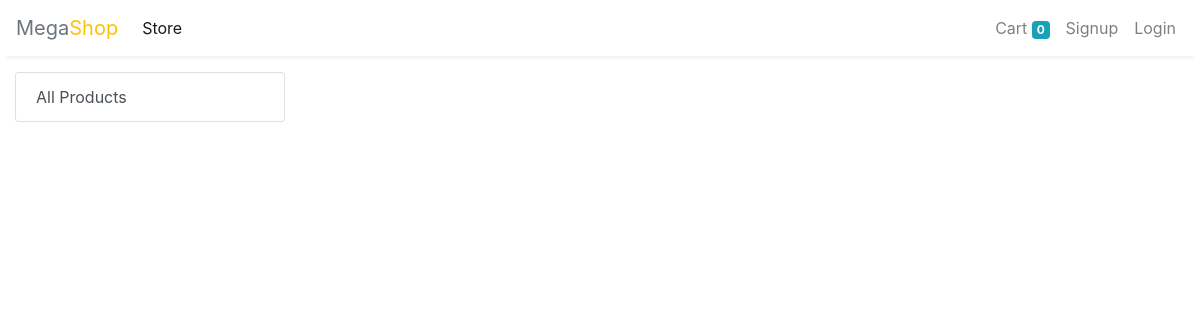
Page /store on the earlier database version.
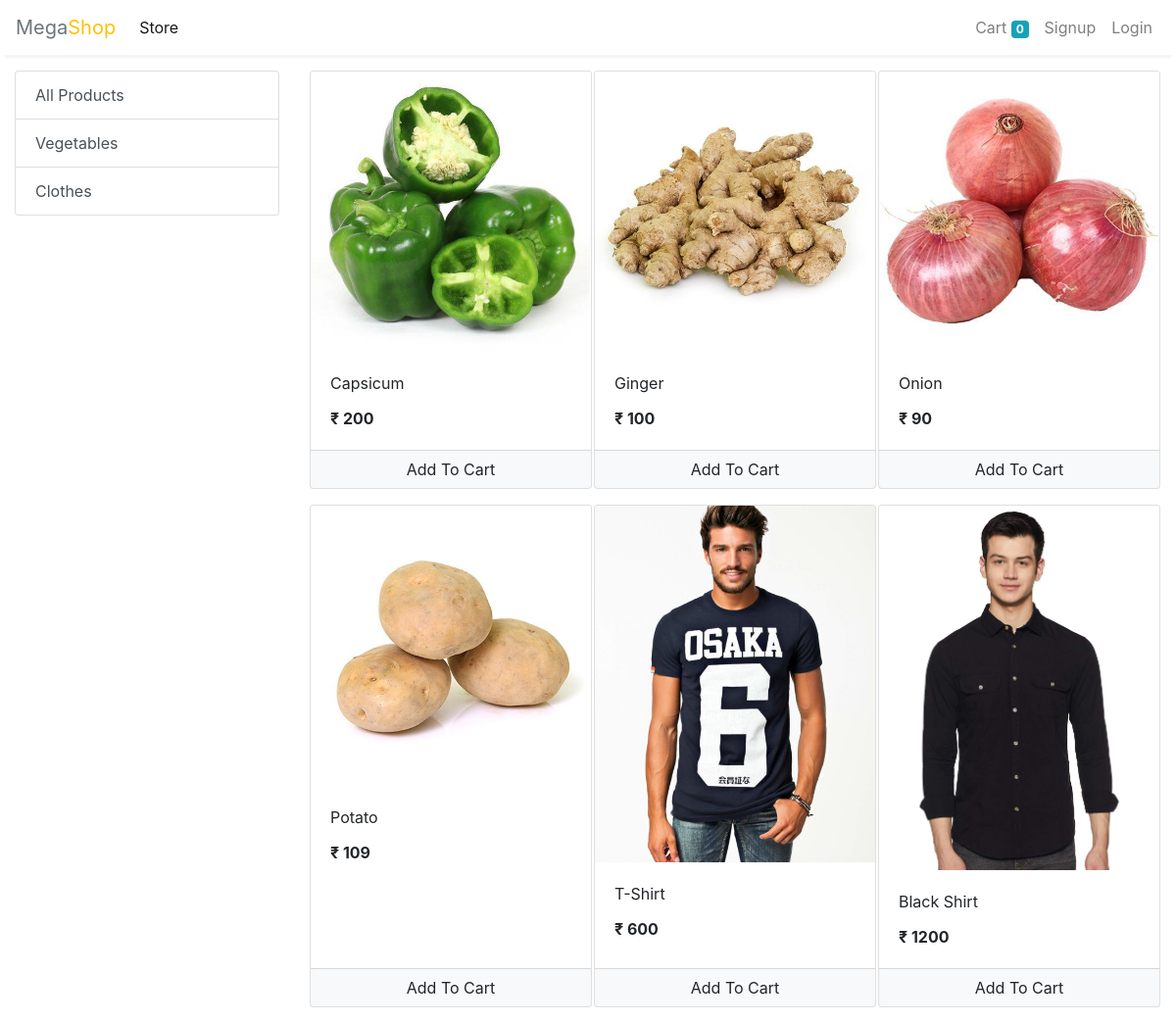
Same page on the later database version.
### App/models/category.py (models this page shows, shortened)
class Category(models.Model):
    name        = models.CharField(max_length=20)
    @staticmethod
    def get_all_categories():
        return Category.objects.all()

### App/models/product.py (models this page shows, shortened)
class Product(models.Model):
    name                = models.CharField(max_length=50)
    price               = models.IntegerField(default=0)
    category            = models.ForeignKey(Category, on_delete=models.CASCADE, default=1)
    description         = models.CharField(max_length=200, default='' , null=True , blank=True)
    image               = models.ImageField(upload_to='uploads/products/')
    @staticmethod
    def get_all_products():
        return Product.objects.all()

### App/views/home.py (the view)
# urls.py: path('store', store , name='store'),
def store(request):
    cart    = request.session.get('cart')
    if not cart:
        request.session['cart'] = {}
    products = None
    categories  = Category.get_all_categories()
    categoryID  = request.GET.get('category')
    if categoryID:
        products = Product.get_all_products_by_categoryid(categoryID)
    else:
        products = Product.get_all_products();
    data = {}
    data['products'] = products
    data['categories'] = categories
    return render(request, 'index.html', data)

### App/templatetags/cart.py (called while the page is built)
@register.filter(name='is_in_cart')
def is_in_cart(product  , cart):
    keys = cart.keys()
    for id in keys:
        if int(id) == product.id:
            return True
    return False;

### App/templatetags/custom_filter.py (called while the page is built)
@register.filter(name='currency')
def currency(number):
    return "₹ "+str(number)

### MegaShop/templates/index.html (shortened to what this page needs)
{% extends 'base.html' %}
{% block content %}
{% load cart %}
{% load custom_filter %}
<div class="container-fluid mt-3">
	<div class="row">
		<div class="col-lg-3 mx-auto">
			<div class="list-group">
				<a href="/" class="list-group-item list-group-item-action">All Products</a>
				{% for category in categories %}
				<a href="/?category={{category.id}}"
					class="list-group-item list-group-item-action">{{category.name}}</a>
				{% endfor %}
			</div>
		</div>
		<div id='products' class="col-lg-9 mx-auto">
			<div class="row mx-auto">
				{% for product in products %}
				<div class="card mx-auto mb-3" id={{product.id}} style="width: 18rem;">
					<img class="card-img-top" src="{{product.image.url}}" alt="Card image cap">
					<div class="card-body">
						<p class="card-title">{{product.name}}</p>
						<p class="card-text"><b>{{product.price|currency}}</b></p>
					</div>
					<div class="card-footer p-0 no-gutters">
						{% if product|is_in_cart:request.session.cart %}
						<div class="row no-gutters">
							<form action="/#{{product.id}}" class="col-2 " method="post">
								{% csrf_token %}
								<input hidden type="text" name='product' value='{{product.id}}'>
								<input hidden type="text" name='remove' value='True'>
								<input type="submit" value=" - " class="btn btn-block btn-light border-right">
							</form>
							<div class="text-center col">{{product|cart_quantity:request.session.cart}} in Cart</div>
							<form action="/#{{product.id}}" class="col-2 " method="post">
								{% csrf_token %}
								<input hidden type="text" name='product' value='{{product.id}}'>
								<input type="submit" value=" + " class="btn btn-block btn-light border-left">
							</form>
						</div>
						{% else %}
						<form action="/#{{product.id}}" method="POST" class="btn-block">
							<input type="submit" class="float-right btn btn-light  form-control"
								value="Add To Cart">
						</form>
						{% endif %}
					</div>
				</div>
				{% endfor %}
			</div>
		</div>
	</div>
</div>
{% endblock %}

### MegaShop/templates/base.html (shortened to what this page needs)
<!doctype html>
<html lang="en">
<head>
  <link rel="stylesheet" href="https://maxcdn.bootstrapcdn.com/bootstrap/4.0.0/css/bootstrap.min.css"
>
</head>
<body>
  <nav class="one-edge-shadow
  sticky-top navbar
  navbar-expand-lg
   navbar-light bg-white">
    <a class="navbar-brand" href="/"><span class="text-secondary">Mega</span><span class="text-warning">Shop</span></a>
    <div class="collapse navbar-collapse" id="navbarSupportedContent">
      <ul class="navbar-nav mr-auto">
        <li class="nav-item active">
          <a class="nav-link" href="/store">Store <span class="sr-only">(current)</span></a>
        </li>
      </ul>
      <ul class=" navbar-nav my-2 my-lg-0">
        <li class="nav-item ">
          <a class="nav-link" href="/cart">Cart
            <span class="badge badge-info">{{request.session.cart.keys|length}}</span>
            <span class="sr-only">(current)</span></a>
        </li>
        {% if request.session.customer %}
        <li class="nav-item ">
          <a class="nav-link" href="/orders">Orders<span class="sr-only">(current)</span></a>
        </li>
        <li class="nav-item ">
          <a class="nav-link" href="/logout">Logout<span class="sr-only">(current)</span></a>
        </li>
        {% else %}
        <li class="nav-item ">
          <a class="nav-link" href="/signup">Signup<span class="sr-only">(current)</span></a>
        </li>
        <li class="nav-item ">
          <a class="nav-link" href="/login">Login<span class="sr-only">(current)</span></a>
        </li>
        {% endif %}
      </ul>
    </div>
  </nav>
    {% block content %}{% endblock %}
</body>
</html>

### MegaShop/templates/base.html (style rules this page uses)
nav { background-color: white; }
.one-edge-shadow { box-shadow: 0 8px 2px -5px rgb(246, 245, 245); }

Differences in the rows shown:
added Category: name "Vegetables"
added Category: name "Clothes"
added Product: {{ product.id }} 1 (drawn), image (picture), name "Capsicum", price "₹ 200"
added Product: image (picture), name "Ginger", price "₹ 100"
added Product: image (picture), name "Onion", price "₹ 90"
added Product: image (picture), name "Potato", price "₹ 109"
added Product: image (picture), name "T-Shirt", price "₹ 600"
added Product: image (picture), name "Black Shirt", price "₹ 1200"
